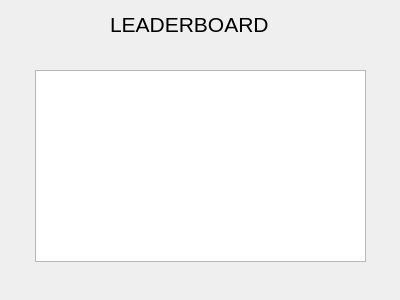
<?xml version="1.0" encoding="UTF-8"?>
<ui version="4.0">
 <class>Leaderboard</class>
 <widget class="QWidget" name="Leaderboard">
  <property name="geometry">
   <rect>
    <x>0</x>
    <y>0</y>
    <width>400</width>
    <height>300</height>
   </rect>
  </property>
  <property name="windowTitle">
   <string>Form</string>
  </property>
  <widget class="QLabel" name="label">
   <property name="geometry">
    <rect>
     <x>110</x>
     <y>9</y>
     <width>201</width>
     <height>31</height>
    </rect>
   </property>
   <property name="font">
    <font>
     <pointsize>16</pointsize>
    </font>
   </property>
   <property name="text">
    <string>LEADERBOARD</string>
   </property>
  </widget>
  <widget class="QListWidget" name="scores">
   <property name="geometry">
    <rect>
     <x>35</x>
     <y>70</y>
     <width>331</width>
     <height>192</height>
    </rect>
   </property>
  </widget>
 </widget>
 <resources/>
 <connections/>
</ui>
